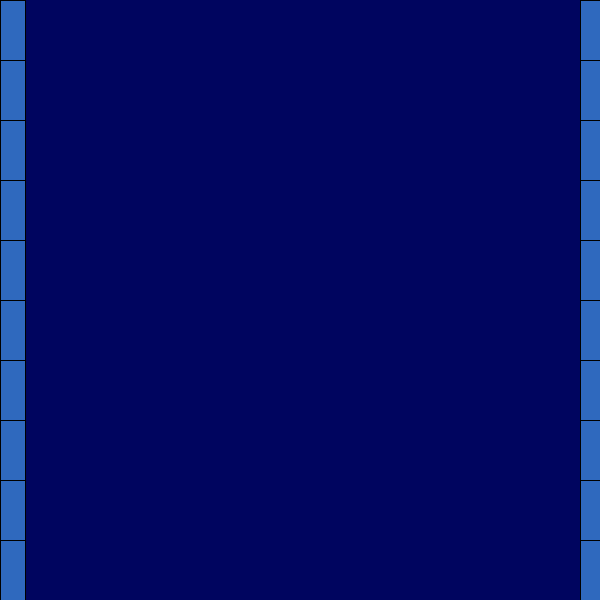
Frame 1 (no input)
Frame 60 (the mouse pressed at the canvas centre just before this capture): identical to frame 1, image omitted
Frame 120 (the mouse held since frame 60 and released just before this capture): identical to frame 1, image omitted

The Processing sketch that drew this single still picture (run headless with seeded random() and noise(); from frame 60 on, the mouse is pressed at the canvas centre):

// Processing sketch: week03_4
// ── week03_4.pde
//week03-4 processing NS SHAFT 01
//小朋友下樓梯
void setup(){
  size(600, 600);
}
void draw(){
 background(0, 5, 95);
 fill(47, 105, 190);
 for(int i =0; i<10; i++){
   rect(0, i*60, 25, 60);
   rect(600-20, i*60, 25, 60);
  }
}
 
